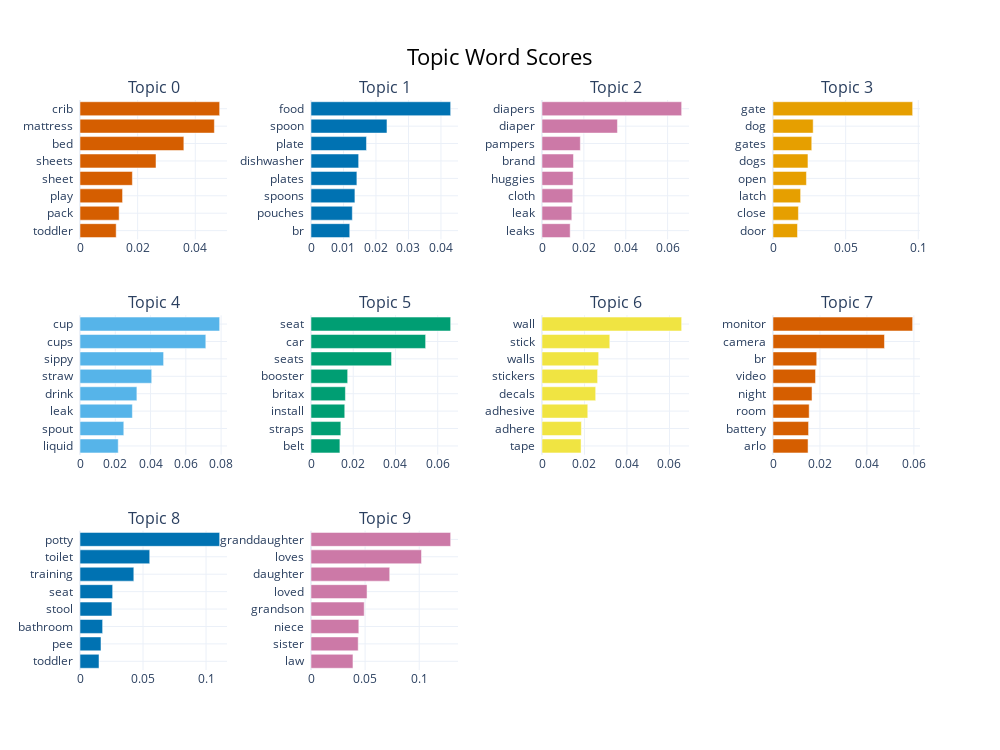

This figure's notebook cell:
### Code cell
# com remoção de stop words:

def preprocess_stopwords(x):
    new_x = x
    # new_x = x.replace('"',' ')
    new_x = new_x.replace('\n',' ')
    new_x = new_x.replace('\t',' ')
    new_x = new_x.replace('\r',' ')
    new_x = ' '.join([word for word in nltk.word_tokenize(new_x.lower(), language='portuguese') if word not in stop_words]) #removendo stop words
    # new_x = re.sub(r'[^\w\s]', ' ', new_x) #removendo pontuação do texto
    new_x = re.sub("http\S+", ' ',new_x) # remove links
    new_x = re.sub("@\w+", ' ',new_x) # remove contas com @
    # new_x = re.sub('#\S+', ' ',new_x) # hashtags
    # new_x = re.sub('[0-9]+', ' ',new_x) # remove numeros e palavras com numeros
    for c in special_chars:
        new_x = new_x.replace(c,' ') # caracteres especiais
    new_x = re.sub("\s+", ' ',new_x) # espaços
    new_x = new_x.strip()
    return new_x.lower()

BabyProducts_Df['text'] = BabyProducts_Df['text'].apply(preprocess_stopwords)
docs = list(BabyProducts_Df['text'])
sentence_model = SentenceTransformer("all-MiniLM-L6-v2")
# sentence_model = SentenceTransformer("all-mpnet-base-v2", device="cuda")
embeddings = sentence_model.encode(docs, show_progress_bar=True)
topic_model = BERTopic(embedding_model=sentence_model)
topics, probs = topic_model.fit_transform(docs, embeddings=embeddings)
topic_model.visualize_barchart(top_n_topics=10, n_words=8)

### Figure 1 — Plotly figure (JSON) as saved in the notebook; plotly's stock layout.template omitted (floating-point values rounded to 4 significant figures)
{"data": [{"marker": {"color": "#D55E00"}, "orientation": "h", "type": "bar", "x": [0.01255, 0.01358, 0.01477, 0.01817, 0.02637, 0.03603, 0.04662, 0.04845], "xaxis": "x", "y": ["toddler  ", "pack  ", "play  ", "sheet  ", "sheets  ", "bed  ", "mattress  ", "crib  "], "yaxis": "y"}, {"marker": {"color": "#0072B2"}, "orientation": "h", "type": "bar", "x": [0.01192, 0.01272, 0.01351, 0.01412, 0.01467, 0.01708, 0.02338, 0.04298], "xaxis": "x2", "y": ["br  ", "pouches  ", "spoons  ", "plates  ", "dishwasher  ", "plate  ", "spoon  ", "food  "], "yaxis": "y2"}, {"marker": {"color": "#CC79A7"}, "orientation": "h", "type": "bar", "x": [0.01346, 0.01423, 0.01469, 0.01485, 0.01503, 0.0183, 0.03603, 0.0667], "xaxis": "x3", "y": ["leaks  ", "leak  ", "cloth  ", "huggies  ", "brand  ", "pampers  ", "diaper  ", "diapers  "], "yaxis": "y3"}, {"marker": {"color": "#E69F00"}, "orientation": "h", "type": "bar", "x": [0.01686, 0.0175, 0.01901, 0.02301, 0.02406, 0.02667, 0.02765, 0.0961], "xaxis": "x4", "y": ["door  ", "close  ", "latch  ", "open  ", "dogs  ", "gates  ", "dog  ", "gate  "], "yaxis": "y4"}, {"marker": {"color": "#56B4E9"}, "orientation": "h", "type": "bar", "x": [0.02168, 0.02483, 0.02971, 0.03226, 0.04066, 0.0474, 0.07133, 0.07918], "xaxis": "x5", "y": ["liquid  ", "spout  ", "leak  ", "drink  ", "straw  ", "sippy  ", "cups  ", "cup  "], "yaxis": "y5"}, {"marker": {"color": "#009E73"}, "orientation": "h", "type": "bar", "x": [0.01368, 0.01412, 0.01598, 0.01629, 0.01736, 0.03814, 0.05427, 0.06613], "xaxis": "x6", "y": ["belt  ", "straps  ", "install  ", "britax  ", "booster  ", "seats  ", "car  ", "seat  "], "yaxis": "y6"}, {"marker": {"color": "#F0E442"}, "orientation": "h", "type": "bar", "x": [0.01838, 0.01853, 0.02154, 0.02527, 0.02618, 0.02667, 0.03191, 0.06574], "xaxis": "x7", "y": ["tape  ", "adhere  ", "adhesive  ", "decals  ", "stickers  ", "walls  ", "stick  ", "wall  "], "yaxis": "y7"}, {"marker": {"color": "#D55E00"}, "orientation": "h", "type": "bar", "x": [0.01493, 0.01514, 0.01541, 0.01662, 0.01811, 0.01862, 0.04748, 0.05947], "xaxis": "x8", "y": ["arlo  ", "battery  ", "room  ", "night  ", "video  ", "br  ", "camera  ", "monitor  "], "yaxis": "y8"}, {"marker": {"color": "#0072B2"}, "orientation": "h", "type": "bar", "x": [0.01507, 0.01665, 0.01795, 0.02531, 0.02591, 0.0427, 0.05531, 0.1108], "xaxis": "x9", "y": ["toddler  ", "pee  ", "bathroom  ", "stool  ", "seat  ", "training  ", "toilet  ", "potty  "], "yaxis": "y9"}, {"marker": {"color": "#CC79A7"}, "orientation": "h", "type": "bar", "x": [0.03877, 0.04361, 0.04418, 0.04915, 0.05177, 0.07272, 0.1021, 0.129], "xaxis": "x10", "y": ["law  ", "sister  ", "niece  ", "grandson  ", "loved  ", "daughter  ", "loves  ", "granddaughter  "], "yaxis": "y10"}], "layout": {"annotations": [{"font": {"size": 16}, "showarrow": false, "text": "Topic 0", "x": 0.0875, "xanchor": "center", "xref": "paper", "y": 1, "yanchor": "bottom", "yref": "paper"}, {"font": {"size": 16}, "showarrow": false, "text": "Topic 1", "x": 0.3625, "xanchor": "center", "xref": "paper", "y": 1, "yanchor": "bottom", "yref": "paper"}, {"font": {"size": 16}, "showarrow": false, "text": "Topic 2", "x": 0.6375, "xanchor": "center", "xref": "paper", "y": 1, "yanchor": "bottom", "yref": "paper"}, {"font": {"size": 16}, "showarrow": false, "text": "Topic 3", "x": 0.9125, "xanchor": "center", "xref": "paper", "y": 1, "yanchor": "bottom", "yref": "paper"}, {"font": {"size": 16}, "showarrow": false, "text": "Topic 4", "x": 0.0875, "xanchor": "center", "xref": "paper", "y": 0.6222, "yanchor": "bottom", "yref": "paper"}, {"font": {"size": 16}, "showarrow": false, "text": "Topic 5", "x": 0.3625, "xanchor": "center", "xref": "paper", "y": 0.6222, "yanchor": "bottom", "yref": "paper"}, {"font": {"size": 16}, "showarrow": false, "text": "Topic 6", "x": 0.6375, "xanchor": "center", "xref": "paper", "y": 0.6222, "yanchor": "bottom", "yref": "paper"}, {"font": {"size": 16}, "showarrow": false, "text": "Topic 7", "x": 0.9125, "xanchor": "center", "xref": "paper", "y": 0.6222, "yanchor": "bottom", "yref": "paper"}, {"font": {"size": 16}, "showarrow": false, "text": "Topic 8", "x": 0.0875, "xanchor": "center", "xref": "paper", "y": 0.2444, "yanchor": "bottom", "yref": "paper"}, {"font": {"size": 16}, "showarrow": false, "text": "Topic 9", "x": 0.3625, "xanchor": "center", "xref": "paper", "y": 0.2444, "yanchor": "bottom", "yref": "paper"}], "height": 750, "hoverlabel": {"bgcolor": "white", "font": {"family": "Rockwell", "size": 16}}, "showlegend": false, "title": {"font": {"color": "Black", "size": 22}, "text": "Topic Word Scores", "x": 0.5, "xanchor": "center", "yanchor": "top"}, "width": 1000, "xaxis": {"anchor": "y", "domain": [0, 0.175], "showgrid": true}, "xaxis10": {"anchor": "y10", "domain": [0.275, 0.45], "showgrid": true}, "xaxis11": {"anchor": "y11", "domain": [0.55, 0.725], "showgrid": true}, "xaxis12": {"anchor": "y12", "domain": [0.825, 1], "showgrid": true}, "xaxis2": {"anchor": "y2", "domain": [0.275, 0.45], "showgrid": true}, "xaxis3": {"anchor": "y3", "domain": [0.55, 0.725], "showgrid": true}, "xaxis4": {"anchor": "y4", "domain": [0.825, 1], "showgrid": true}, "xaxis5": {"anchor": "y5", "domain": [0, 0.175], "showgrid": true}, "xaxis6": {"anchor": "y6", "domain": [0.275, 0.45], "showgrid": true}, "xaxis7": {"anchor": "y7", "domain": [0.55, 0.725], "showgrid": true}, "xaxis8": {"anchor": "y8", "domain": [0.825, 1], "showgrid": true}, "xaxis9": {"anchor": "y9", "domain": [0, 0.175], "showgrid": true}, "yaxis": {"anchor": "x", "domain": [0.7556, 1], "showgrid": true}, "yaxis10": {"anchor": "x10", "domain": [0, 0.2444], "showgrid": true}, "yaxis11": {"anchor": "x11", "domain": [0, 0.2444], "showgrid": true}, "yaxis12": {"anchor": "x12", "domain": [0, 0.2444], "showgrid": true}, "yaxis2": {"anchor": "x2", "domain": [0.7556, 1], "showgrid": true}, "yaxis3": {"anchor": "x3", "domain": [0.7556, 1], "showgrid": true}, "yaxis4": {"anchor": "x4", "domain": [0.7556, 1], "showgrid": true}, "yaxis5": {"anchor": "x5", "domain": [0.3778, 0.6222], "showgrid": true}, "yaxis6": {"anchor": "x6", "domain": [0.3778, 0.6222], "showgrid": true}, "yaxis7": {"anchor": "x7", "domain": [0.3778, 0.6222], "showgrid": true}, "yaxis8": {"anchor": "x8", "domain": [0.3778, 0.6222], "showgrid": true}, "yaxis9": {"anchor": "x9", "domain": [0, 0.2444], "showgrid": true}}}
